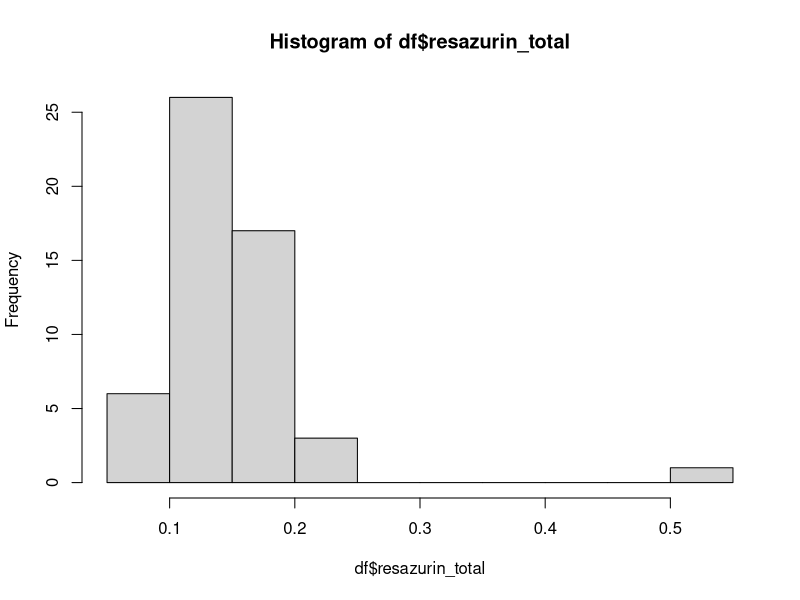
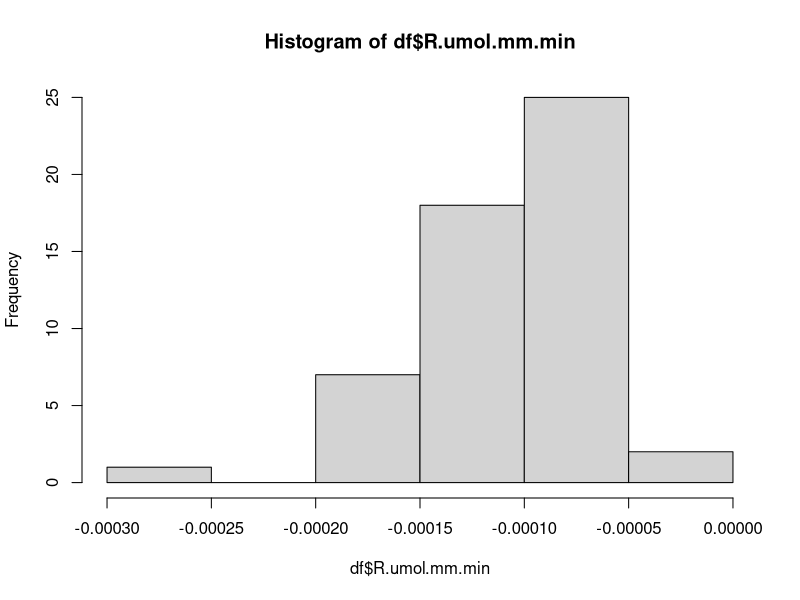
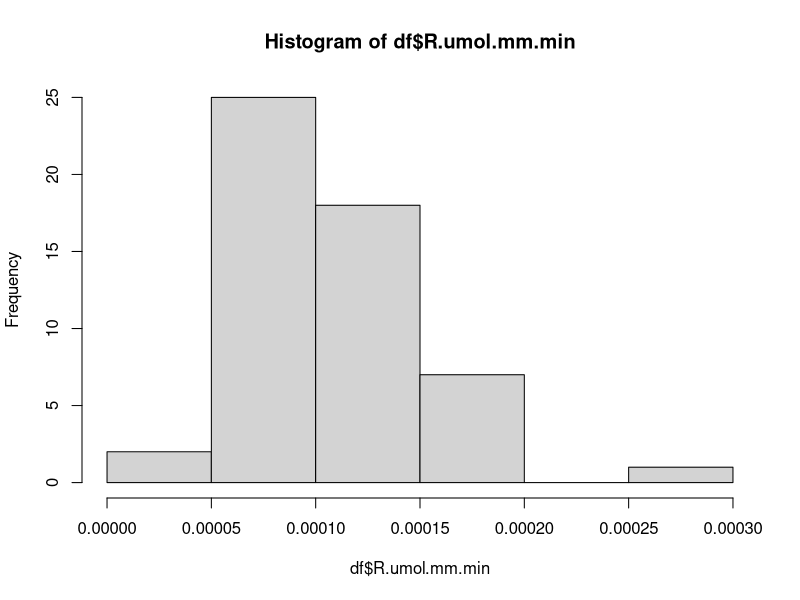
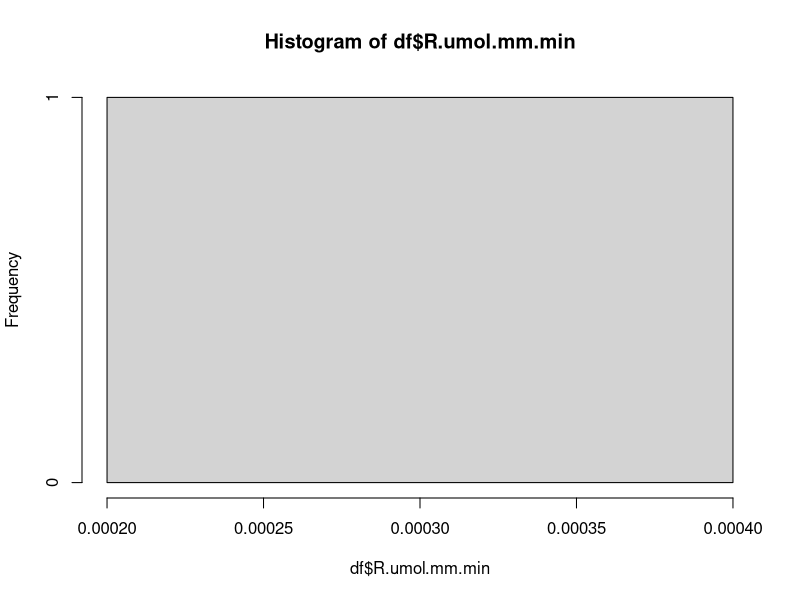
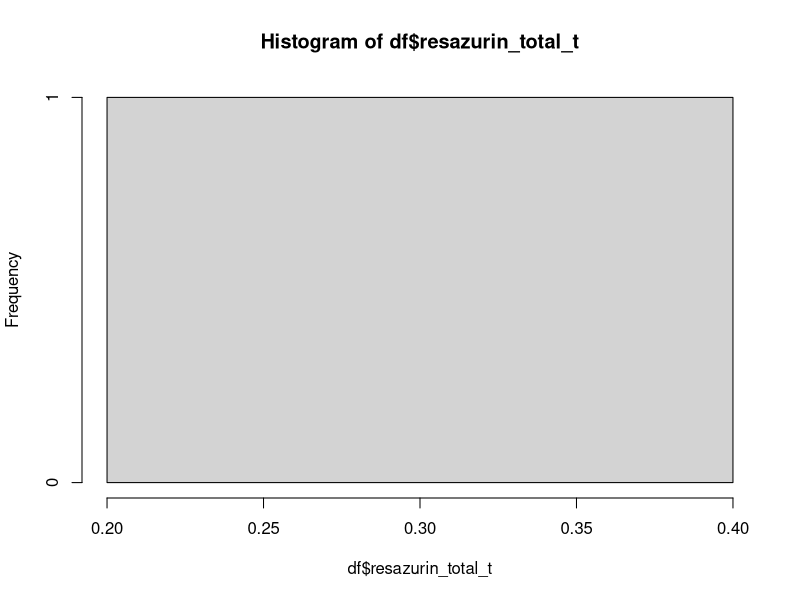
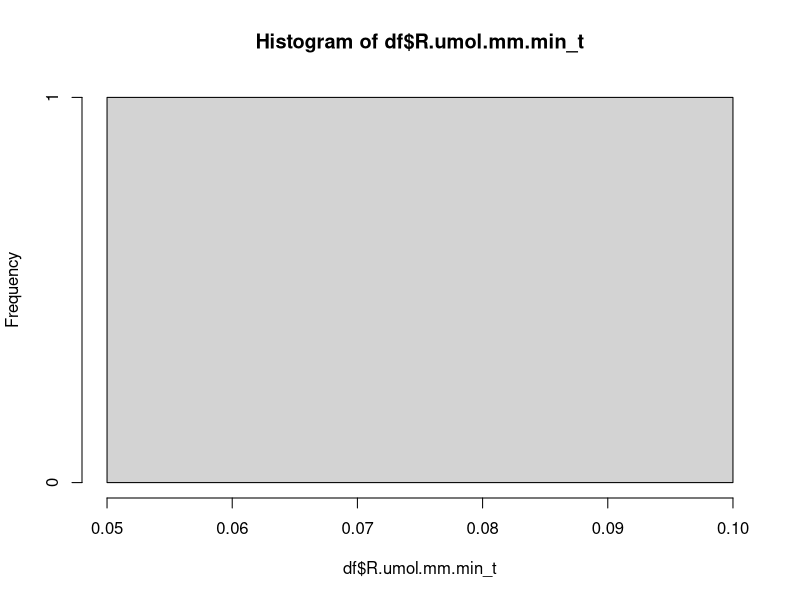
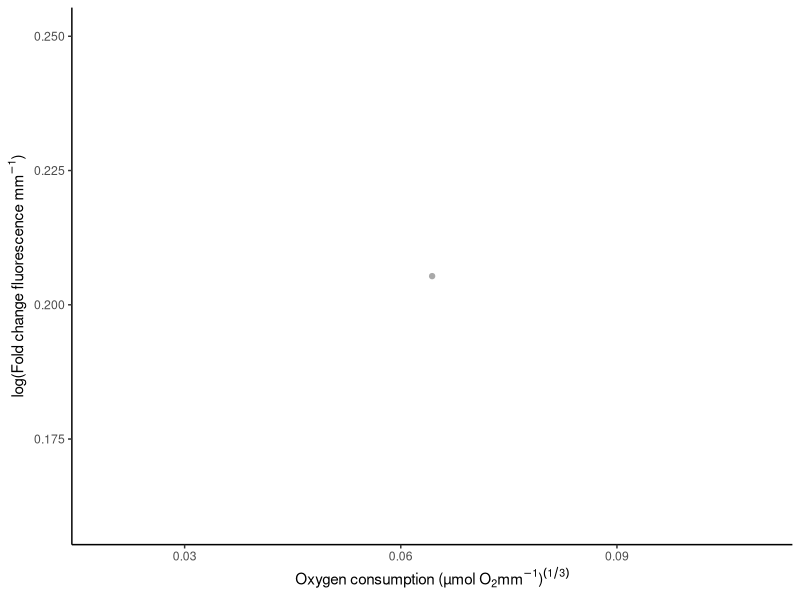
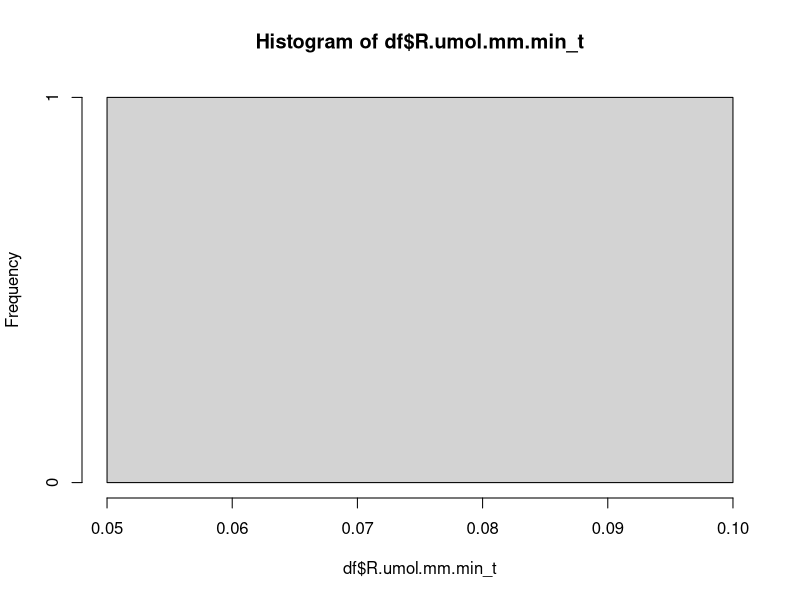

Generate these figures, in order, with R: (Note: this script raises an error after producing the figures.)
## ---- chunk 1
knitr::opts_chunk$set(echo = TRUE, warning = FALSE, message = FALSE)
## ---- chunk 2
library(tidyverse)
library(lme4)
library(lmerTest)
library(emmeans)
library(ggplot2)
## ---- chunk 3
resp<-read_csv(file="output/oxygen-correlation/extracted_oxygen_rates.csv")%>%select(!c("plate", "well", "length.mm"))

resazurin<-read_csv(file="output/oxygen-correlation/resazurin_oyster_metrics.csv")

df<-left_join(resp, resazurin)%>%rename(resazurin_slope=slope, resazurin_total=value)

head(df)
## ---- chunk 4
hist(df$resazurin_total)
hist(df$R.umol.mm.min)
## ---- chunk 5
df<-df%>%
  filter(resazurin_total<1.1)
## ---- chunk 6
df$R.umol.mm.min<-df$R.umol.mm.min*-1
## ---- chunk 7
hist(df$R.umol.mm.min)

df<-df%>%
  filter(R.umol.mm.min>0.0002)%>%
  filter(R.umol.mm.min<0.0006)

hist(df$R.umol.mm.min)
## ---- chunk 8
df$resazurin_total_t<-log(1+df$resazurin_total)

hist(df$resazurin_total_t)

df$R.umol.mm.min_t<-(df$R.umol.mm.min)^(1/3)

hist(df$R.umol.mm.min_t)
## ---- chunk 9
plot1<-df%>%
  
  ggplot(aes(x=R.umol.mm.min_t, y=resazurin_total_t))+
  geom_point(color="darkgray")+
  geom_smooth(method="lm", color="black")+
  xlab(expression(paste("Oxygen consumption (µmol O" [2], "mm" ^-1, ")" ^(1/3))))+
  ylab(expression(paste("log(Fold change fluorescence mm" ^-1, ")")))+
  geom_text(label="p=0.012", x=0.07, y=0.6)+
  theme_classic(); plot1

ggsave(plot1, filename="figures/oxygen-correlation/correlation.png", width=4, height=4)
## ---- chunk 10
hist(df$R.umol.mm.min_t)
hist(df$resazurin_total_t)
cor.test(df$R.umol.mm.min_t, df$resazurin_total_t, method=c("pearson"))
